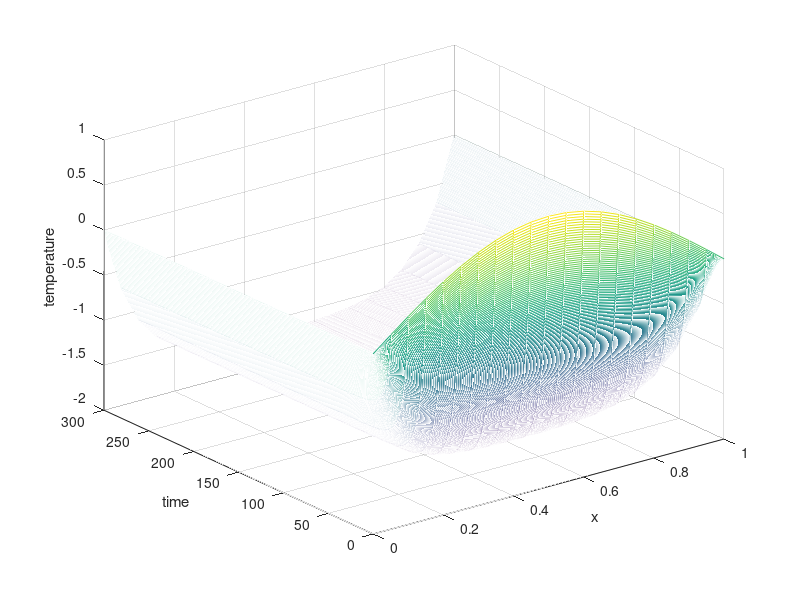

Write MATLAB code to recreate this figure.
%  This code models heat diffusion in a thin wire.
%  It executes the explicit finite difference method.
clear;
%
% Input data
%
L = 1.0;         %  length of the wire
T = 300.;        %  final time
maxk = 3200;     %  number of time steps
dt = T/maxk;
n = 20;          %  number of space steps
dx = L/n;
b = dt/(dx*dx);
cond = .001;     %  thermal conductivity
spheat = 1.0;    %  specific heat
rho = 1.;        %  density
a = cond/(spheat*rho);
alpha = a*b;
f = 1.;          %  internal heat source
dtc = dt/(spheat*rho);
csur = .003;    %  insulation coefficient
usur = -10;      %  surrounding temperature
r = .05;         %  radius of the wire
for i = 1:n+1    %  initial temperature
	x(i) =(i-1)*dx;
	u(i,1) = sin(pi*x(i));
end
for k = 1:maxk+1   %  boundary temperature
	u(1,k) = 0.;
	u(n+1,k) = 0.;
	time(k) = (k-1)*dt;
end
%
% Execute the explicit method using nested loops
%
for k = 1:maxk    %  time loop
   for i = 2:n;   %  space loop  
		u(i,k+1) = (f + csur*(2./r)*usur)*dtc + ... 
                    (1 - 2*alpha - dtc*csur*(2./r))*u(i,k) + ...
                     alpha*(u(i-1,k)+u(i+1,k));
   end
end
%
% Output in graphical form
%
mesh(x,time,u')
xlabel('x')
ylabel('time')
zlabel('temperature')
